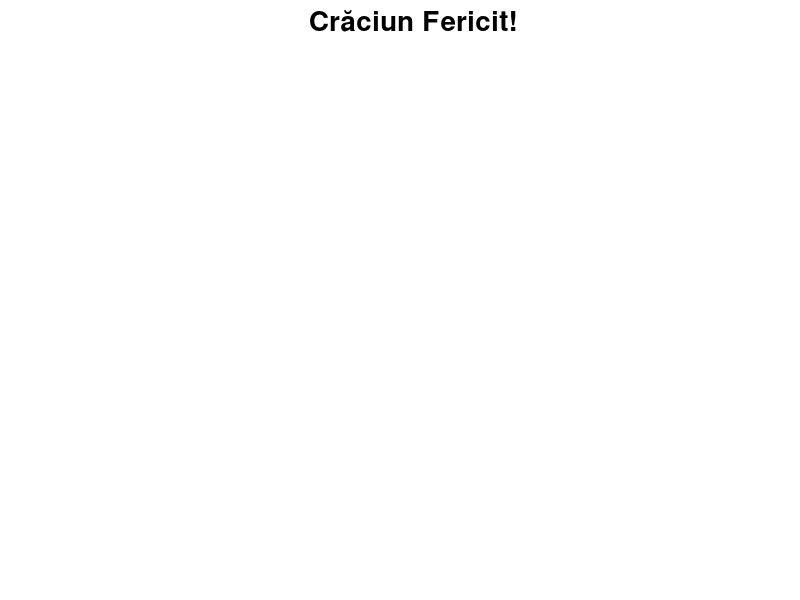

MATLAB code to generate this figure: (Note: this script raises an error after producing the figure.)
f = figure(1);
hold on
axis equal
axis off
view(-12.5, 15);
title("Crăciun Fericit!", "FontSize", 20);

uberCone();

hold off

uiwait(f);
